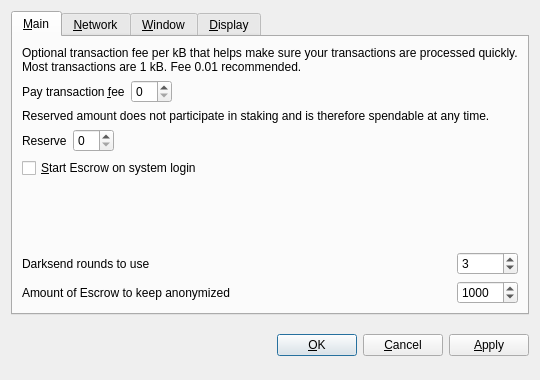
<?xml version="1.0" encoding="UTF-8"?>
<ui version="4.0">
 <class>OptionsDialog</class>
 <widget class="QDialog" name="OptionsDialog">
  <property name="geometry">
   <rect>
    <x>0</x>
    <y>0</y>
    <width>540</width>
    <height>380</height>
   </rect>
  </property>
  <property name="windowTitle">
   <string>Options</string>
  </property>
  <property name="modal">
   <bool>true</bool>
  </property>
  <layout class="QVBoxLayout" name="verticalLayout">
   <item>
    <widget class="QTabWidget" name="tabWidget">
     <property name="tabPosition">
      <enum>QTabWidget::North</enum>
     </property>
     <property name="currentIndex">
      <number>0</number>
     </property>
     <widget class="QWidget" name="tabMain">
      <attribute name="title">
       <string>&amp;Main</string>
      </attribute>
      <layout class="QGridLayout" name="gridLayout">
       <item row="0" column="0" colspan="2">
        <widget class="QLabel" name="transactionFeeInfoLabel">
         <property name="text">
          <string>Optional transaction fee per kB that helps make sure your transactions are processed quickly. Most transactions are 1 kB. Fee 0.01 recommended.</string>
         </property>
         <property name="textFormat">
          <enum>Qt::PlainText</enum>
         </property>
         <property name="wordWrap">
          <bool>true</bool>
         </property>
        </widget>
       </item>
       <item row="1" column="0">
        <layout class="QHBoxLayout" name="horizontalLayoutFee">
         <item>
          <widget class="QLabel" name="transactionFeeLabel">
           <property name="text">
            <string>Pay transaction &amp;fee</string>
           </property>
           <property name="textFormat">
            <enum>Qt::PlainText</enum>
           </property>
           <property name="buddy">
            <cstring>transactionFee</cstring>
           </property>
          </widget>
         </item>
         <item>
          <widget class="BitcoinAmountField" name="transactionFee"/>
         </item>
         <item>
          <spacer name="horizontalSpacerFee">
           <property name="orientation">
            <enum>Qt::Horizontal</enum>
           </property>
           <property name="sizeHint" stdset="0">
            <size>
             <width>40</width>
             <height>20</height>
            </size>
           </property>
          </spacer>
         </item>
        </layout>
       </item>
       <item row="2" column="0" colspan="2">
        <widget class="QLabel" name="reserveBalanceInfoLabel">
         <property name="text">
          <string>Reserved amount does not participate in staking and is therefore spendable at any time.</string>
         </property>
         <property name="textFormat">
          <enum>Qt::PlainText</enum>
         </property>
         <property name="wordWrap">
          <bool>true</bool>
         </property>
        </widget>
       </item>
       <item row="3" column="0">
        <layout class="QHBoxLayout" name="horizontalLayoutReserveBalance">
         <item>
          <widget class="QLabel" name="reserveBalanceLabel">
           <property name="text">
            <string>Reserve</string>
           </property>
           <property name="textFormat">
            <enum>Qt::PlainText</enum>
           </property>
           <property name="buddy">
            <cstring>reserveBalance</cstring>
           </property>
          </widget>
         </item>
         <item>
          <widget class="BitcoinAmountField" name="reserveBalance"/>
         </item>
         <item>
          <spacer name="horizontalSpacerReserveBalance">
           <property name="orientation">
            <enum>Qt::Horizontal</enum>
           </property>
           <property name="sizeHint" stdset="0">
            <size>
             <width>40</width>
             <height>20</height>
            </size>
           </property>
          </spacer>
         </item>
        </layout>
       </item>
       <item row="4" column="0">
        <widget class="QCheckBox" name="bitcoinAtStartup">
         <property name="toolTip">
          <string>Automatically start Escrow after logging in to the system.</string>
         </property>
         <property name="text">
          <string>&amp;Start Escrow on system login</string>
         </property>
        </widget>
       </item>
       <item row="5" column="0">
        <spacer name="verticalSpacer_Main">
         <property name="orientation">
          <enum>Qt::Vertical</enum>
         </property>
         <property name="sizeHint" stdset="0">
          <size>
           <width>20</width>
           <height>40</height>
          </size>
         </property>
        </spacer>
       </item>
       <item row="6" column="0">
        <widget class="QLabel" name="label">
         <property name="toolTip">
          <string>&lt;html&gt;&lt;head/&gt;&lt;body&gt;&lt;p&gt;This setting determines the amount of individual masternodes that an input will be anonymized through. More rounds of anonymization gives a higher degree of privacy, but also costs more in fees.&lt;/p&gt;&lt;/body&gt;&lt;/html&gt;</string>
         </property>
         <property name="text">
          <string>Darksend rounds to use</string>
         </property>
        </widget>
       </item>
       <item row="6" column="1">
        <widget class="QSpinBox" name="darksendRounds">
         <property name="minimum">
          <number>2</number>
         </property>
         <property name="maximum">
          <number>16</number>
         </property>
         <property name="value">
          <number>3</number>
         </property>
        </widget>
       </item>
       <item row="7" column="0">
        <widget class="QLabel" name="label_2">
         <property name="toolTip">
          <string>This amount acts as a threshold to turn off Darksend once it's reached.</string>
         </property>
         <property name="statusTip">
          <string notr="true"/>
         </property>
         <property name="whatsThis">
          <string notr="true"/>
         </property>
         <property name="accessibleName">
          <string notr="true"/>
         </property>
         <property name="accessibleDescription">
          <string notr="true"/>
         </property>
         <property name="text">
          <string>Amount of Escrow to keep anonymized</string>
         </property>
        </widget>
       </item>
       <item row="7" column="1">
        <widget class="QSpinBox" name="anonymizeEscrow">
         <property name="minimum">
          <number>2</number>
         </property>
         <property name="maximum">
          <number>10000</number>
         </property>
         <property name="singleStep">
          <number>10</number>
         </property>
         <property name="value">
          <number>1000</number>
         </property>
        </widget>
       </item>
      </layout>
     </widget>
     <widget class="QWidget" name="tabNetwork">
      <attribute name="title">
       <string>&amp;Network</string>
      </attribute>
      <layout class="QVBoxLayout" name="verticalLayout_Network">
       <item>
        <widget class="QCheckBox" name="mapPortUpnp">
         <property name="toolTip">
          <string>Automatically open the Escrow client port on the router. This only works when your router supports UPnP and it is enabled.</string>
         </property>
         <property name="text">
          <string>Map port using &amp;UPnP</string>
         </property>
        </widget>
       </item>
       <item>
        <widget class="QCheckBox" name="connectSocks">
         <property name="toolTip">
          <string>Connect to the Escrow network through a SOCKS5 proxy (e.g. when connecting through Tor).</string>
         </property>
         <property name="text">
          <string>&amp;Connect through SOCKS5 proxy:</string>
         </property>
        </widget>
       </item>
       <item>
        <layout class="QHBoxLayout" name="horizontalLayout_Network">
         <item>
          <widget class="QLabel" name="proxyIpLabel">
           <property name="text">
            <string>Proxy &amp;IP:</string>
           </property>
           <property name="textFormat">
            <enum>Qt::PlainText</enum>
           </property>
           <property name="buddy">
            <cstring>proxyIp</cstring>
           </property>
          </widget>
         </item>
         <item>
          <widget class="QValidatedLineEdit" name="proxyIp">
           <property name="maximumSize">
            <size>
             <width>140</width>
             <height>16777215</height>
            </size>
           </property>
           <property name="toolTip">
            <string>IP address of the proxy (e.g. 127.0.0.1)</string>
           </property>
          </widget>
         </item>
         <item>
          <widget class="QLabel" name="proxyPortLabel">
           <property name="text">
            <string>&amp;Port:</string>
           </property>
           <property name="textFormat">
            <enum>Qt::PlainText</enum>
           </property>
           <property name="buddy">
            <cstring>proxyPort</cstring>
           </property>
          </widget>
         </item>
         <item>
          <widget class="QLineEdit" name="proxyPort">
           <property name="maximumSize">
            <size>
             <width>55</width>
             <height>16777215</height>
            </size>
           </property>
           <property name="toolTip">
            <string>Port of the proxy (e.g. 9050)</string>
           </property>
          </widget>
         </item>
         <item>
          <spacer name="horizontalSpacer_Network">
           <property name="orientation">
            <enum>Qt::Horizontal</enum>
           </property>
           <property name="sizeHint" stdset="0">
            <size>
             <width>40</width>
             <height>20</height>
            </size>
           </property>
          </spacer>
         </item>
        </layout>
       </item>
       <item>
        <spacer name="verticalSpacer_Network">
         <property name="orientation">
          <enum>Qt::Vertical</enum>
         </property>
         <property name="sizeHint" stdset="0">
          <size>
           <width>20</width>
           <height>40</height>
          </size>
         </property>
        </spacer>
       </item>
      </layout>
     </widget>
     <widget class="QWidget" name="tabWindow">
      <attribute name="title">
       <string>&amp;Window</string>
      </attribute>
      <layout class="QVBoxLayout" name="verticalLayout_Window">
       <item>
        <widget class="QCheckBox" name="minimizeToTray">
         <property name="toolTip">
          <string>Show only a tray icon after minimizing the window.</string>
         </property>
         <property name="text">
          <string>&amp;Minimize to the tray instead of the taskbar</string>
         </property>
        </widget>
       </item>
       <item>
        <widget class="QCheckBox" name="minimizeOnClose">
         <property name="toolTip">
          <string>Minimize instead of exit the application when the window is closed. When this option is enabled, the application will be closed only after selecting Quit in the menu.</string>
         </property>
         <property name="text">
          <string>M&amp;inimize on close</string>
         </property>
        </widget>
       </item>
       <item>
        <spacer name="verticalSpacer_Window">
         <property name="orientation">
          <enum>Qt::Vertical</enum>
         </property>
         <property name="sizeHint" stdset="0">
          <size>
           <width>20</width>
           <height>40</height>
          </size>
         </property>
        </spacer>
       </item>
      </layout>
     </widget>
     <widget class="QWidget" name="tabDisplay">
      <attribute name="title">
       <string>&amp;Display</string>
      </attribute>
      <layout class="QVBoxLayout" name="verticalLayout_Display">
       <item>
        <layout class="QHBoxLayout" name="horizontalLayout_1_Display">
         <item>
          <widget class="QLabel" name="langLabel">
           <property name="text">
            <string>User Interface &amp;language:</string>
           </property>
           <property name="textFormat">
            <enum>Qt::PlainText</enum>
           </property>
           <property name="buddy">
            <cstring>lang</cstring>
           </property>
          </widget>
         </item>
         <item>
          <widget class="QValueComboBox" name="lang">
           <property name="toolTip">
            <string>The user interface language can be set here. This setting will take effect after restarting Escrow.</string>
           </property>
          </widget>
         </item>
        </layout>
       </item>
       <item>
        <layout class="QHBoxLayout" name="horizontalLayout_2_Display">
         <item>
          <widget class="QLabel" name="unitLabel">
           <property name="text">
            <string>&amp;Unit to show amounts in:</string>
           </property>
           <property name="textFormat">
            <enum>Qt::PlainText</enum>
           </property>
           <property name="buddy">
            <cstring>unit</cstring>
           </property>
          </widget>
         </item>
         <item>
          <widget class="QValueComboBox" name="unit">
           <property name="toolTip">
            <string>Choose the default subdivision unit to show in the interface and when sending coins.</string>
           </property>
          </widget>
         </item>
        </layout>
       </item>
       <item>
        <widget class="QCheckBox" name="coinControlFeatures">
         <property name="toolTip">
          <string>Whether to show coin control features or not.</string>
         </property>
         <property name="text">
          <string>Display coin &amp;control features (experts only!)</string>
         </property>
        </widget>
       </item>
       <item>
        <widget class="QCheckBox" name="useBlackTheme">
         <property name="text">
          <string>Use black visual theme (requires restart)</string>
         </property>
        </widget>
       </item>
       <item>
        <spacer name="verticalSpacer_Display">
         <property name="orientation">
          <enum>Qt::Vertical</enum>
         </property>
         <property name="sizeHint" stdset="0">
          <size>
           <width>20</width>
           <height>40</height>
          </size>
         </property>
        </spacer>
       </item>
      </layout>
     </widget>
    </widget>
   </item>
   <item>
    <layout class="QHBoxLayout" name="horizontalLayout_Buttons">
     <item>
      <spacer name="horizontalSpacer_1">
       <property name="orientation">
        <enum>Qt::Horizontal</enum>
       </property>
       <property name="sizeHint" stdset="0">
        <size>
         <width>40</width>
         <height>48</height>
        </size>
       </property>
      </spacer>
     </item>
     <item>
      <widget class="QLabel" name="statusLabel">
       <property name="font">
        <font>
         <weight>75</weight>
         <bold>true</bold>
        </font>
       </property>
       <property name="text">
        <string/>
       </property>
       <property name="textFormat">
        <enum>Qt::PlainText</enum>
       </property>
       <property name="wordWrap">
        <bool>true</bool>
       </property>
      </widget>
     </item>
     <item>
      <spacer name="horizontalSpacer_2">
       <property name="orientation">
        <enum>Qt::Horizontal</enum>
       </property>
       <property name="sizeHint" stdset="0">
        <size>
         <width>40</width>
         <height>48</height>
        </size>
       </property>
      </spacer>
     </item>
     <item>
      <widget class="QPushButton" name="okButton">
       <property name="text">
        <string>&amp;OK</string>
       </property>
      </widget>
     </item>
     <item>
      <widget class="QPushButton" name="cancelButton">
       <property name="text">
        <string>&amp;Cancel</string>
       </property>
       <property name="autoDefault">
        <bool>false</bool>
       </property>
      </widget>
     </item>
     <item>
      <widget class="QPushButton" name="applyButton">
       <property name="text">
        <string>&amp;Apply</string>
       </property>
       <property name="autoDefault">
        <bool>false</bool>
       </property>
      </widget>
     </item>
    </layout>
   </item>
  </layout>
 </widget>
 <customwidgets>
  <customwidget>
   <class>BitcoinAmountField</class>
   <extends>QSpinBox</extends>
   <header>bitcoinamountfield.h</header>
   <container>1</container>
  </customwidget>
  <customwidget>
   <class>QValueComboBox</class>
   <extends>QComboBox</extends>
   <header>qvaluecombobox.h</header>
  </customwidget>
  <customwidget>
   <class>QValidatedLineEdit</class>
   <extends>QLineEdit</extends>
   <header>qvalidatedlineedit.h</header>
  </customwidget>
 </customwidgets>
 <resources/>
 <connections/>
</ui>
